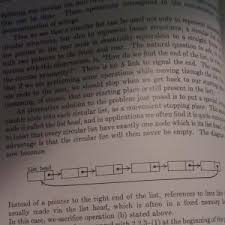
#> input picture Deep learning/images/threshold/images1.jpg, 225 x 225 px
$ python 'adaptive threshold 3.py'
#> lines starting #> are read from the running program, lines starting #| are printed output that depends on the picture; after the words box and inside, x2 and y2 are one past the last pixel; in counts of white or black regions, pixels touching at a corner belong together
import cv2
import numpy as np

level_M= 100

level_G= 90

img = cv2.imread('images1.jpg',0)
#> img: shape (225, 225); min 16, max 172, mean 100.4

#gray = cv2.cvtColor(img, cv2.COLOR_BGR2GRAY)
#cv2.imshow('gray',gray)

cv2.imshow('Original',img)

Ath = cv2.adaptiveThreshold(img, level_M, cv2.ADAPTIVE_THRESH_MEAN_C, cv2.THRESH_BINARY, 11, 2)
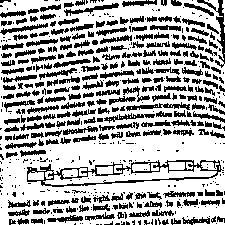
#> Ath: shape (225, 225); values 0 (black) and 100 (white), 67.9% white; 507 black regions (270 under 20 px), largest, box (x1, y1, x2, y2) and area: (27, 160, 224, 187) 1235, (197, 0, 225, 68) 350, (126, 102, 190, 111) 232
Ath2 = cv2.adaptiveThreshold(img, level_G, cv2.ADAPTIVE_THRESH_GAUSSIAN_C, cv2.THRESH_BINARY, 11, 2)
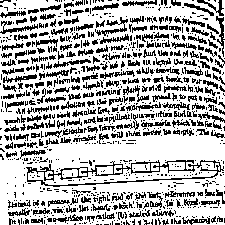
#> Ath2: shape (225, 225); values 0 (black) and 90 (white), 70% white; black in thin lines or dots
# [7 lines of commented-out code are left out]

cv2.imshow('MTH',Ath)
cv2.imshow('GTH',Ath2)
cv2.waitKey(0)
cv2.destroyAllWindows()
